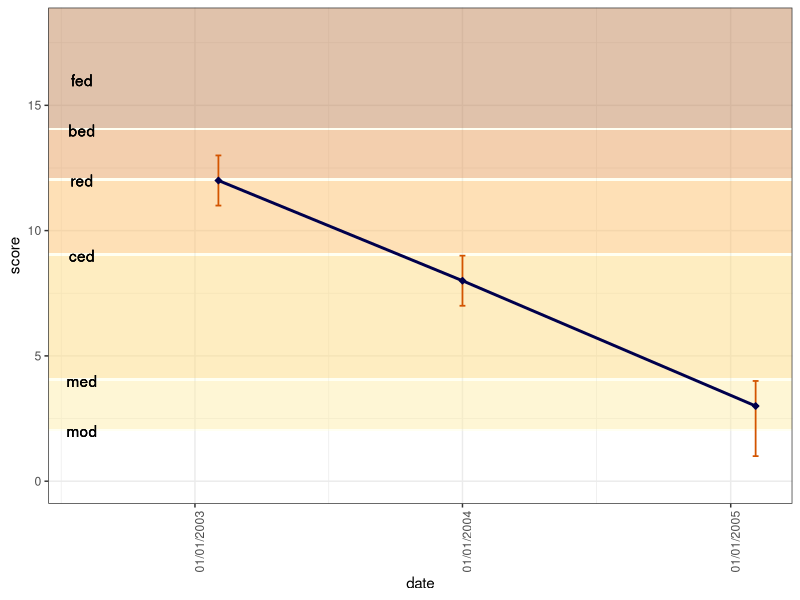

Write the R code that produced this figure.
library(dplyr)
library(tibble)
library(chron)
library(ggrepel)
library(ggplot2)
library(data.table)

scale<- c("PHQ", "GAD7", "PHQ9", "GAD7", "GAD7")
date<- c("02/02/2003", "02/02/2003", "01/01/2004", "01/01/2004", "04/02/2005")
date<- as.character(date)
score<- c(10, 12, 8, 8, 3)
pts<- c(11, 13, 9, 5, 4)
se<- c(1.3, 1.8, 1.3, 1.5, 1.5)
ci<- c(3.41, 2.8, 3.2, 3.6, 3.6)
ci_upper<- c(14, 13, 15, 9, 4)
ci_lower<- c(10, 11, 9, 7, 1)
mean<-c(9, 9, 9, 9, 9)
mean_reference<- c("yes", "yes", "yes", "yes", "yes")
sd<- c(3, 3, 3, 3, 3)
sd_reference<- c("yes", "yes", "yes", "yes", "yes")
reliability<- c(.9, .9, .9, .9, .9)
reliability_reference<- c("yes", "yes", "yes", "yes", "yes")
confidence<- c(1.96, 1.96, 1.96, 1.96, 1.96)
method<- c("nun", "nun", "nun", "nun", "nun")
cutoff_label_1<- c("mod", "mod", "mod", "mod", "mod")
cutoff_label_2<- c("med", "med", "med", "med", "med")
cutoff_label_3<- c("ced", "ced", "ced", "ced", "ced")
cutoff_label_4<- c("red", "red", "red", "red", "red")
cutoff_label_5<- c("bed", "bed", "bed", "bed", "bed")
cutoff_label_6<- c("fed", "fed", "fed", "fed", "fed")
cutoff_value_1<- c(2, 2, 2, 2, 2)
cutoff_value_2<- c(4, 4, 4, 4, 4)
cutoff_value_3<- c(9, 9, 9 , 9, 9)
cutoff_value_4<- c(12, 12, 12, 12, 12)
cutoff_value_5<- c(14, 14, 14, 14, 14)
cutoff_value_6<- c(16, 16, 16, 16, 16)
cutoff_reference_1<- c("jod", "jod", "jod", "jod", "jod")
cutoff_reference_2<- c("jed", "jed", "jed", "jed", "jed")
cutoff_reference_3<- c("ked", "ked", "ked", "ked", "ked")
cutoff_reference_4<- c("led", "led", "led", "led", "led")
cutoff_reference_5<- c("aed", "aed", "aed", "aed", "aed")
cutoff_reference_5<- c("oed", "oed", "oed", "oed", "oed")
cutoff_reference_6<- c("wed", "wed", "wed", "wed", "wed")

#create sample df - same as what we'll get from db

data<- data.frame(scale, date, score, pts, se, ci, ci_upper, ci_lower, mean, mean_reference, sd, sd_reference, reliability, reliability_reference,
                  confidence, method, cutoff_label_1, cutoff_label_2, cutoff_label_3, cutoff_label_4, cutoff_label_5, cutoff_label_6,
                  cutoff_value_1, cutoff_value_2, cutoff_value_3, cutoff_value_4, cutoff_value_5, cutoff_value_6,
                  cutoff_reference_1, cutoff_reference_2, cutoff_reference_3, cutoff_reference_4, cutoff_reference_5, cutoff_reference_6,
                  stringsAsFactors = F) 

#Convert date variable to date class

data <- transform(data, date = chron(date, format = "d/m/Y"))

#Only use data from the selected scale

subscale_df<- dplyr::filter(data, scale == "GAD7")


#calculate change variable

subscale_df<- subscale_df %>% mutate(change = score - lag(score)) %>% dplyr::select(scale, 
date, score, change, everything())

ymin_cutoff_1<- Inf
ymax_cutoff_1<- subscale_df$cutoff_value_1[length(subscale_df$cutoff_value_1)]
ymin_cutoff_2<- subscale_df$cutoff_value_1[length(subscale_df$cutoff_value_1)] + 0.1
ymax_cutoff_2<- subscale_df$cutoff_value_2[length(subscale_df$cutoff_value_2)]
ymin_cutoff_3<- subscale_df$cutoff_value_2[length(subscale_df$cutoff_value_2)] + 0.1
ymax_cutoff_3<- subscale_df$cutoff_value_3[length(subscale_df$cutoff_value_3)]
ymin_cutoff_4<- subscale_df$cutoff_value_3[length(subscale_df$cutoff_value_3)] + 0.1
ymax_cutoff_4<- subscale_df$cutoff_value_4[length(subscale_df$cutoff_value_4)]
ymin_cutoff_5<- subscale_df$cutoff_value_4[length(subscale_df$cutoff_value_4)] + 0.1
ymax_cutoff_5<- subscale_df$cutoff_value_5[length(subscale_df$cutoff_value_5)]
ymin_cutoff_6<- subscale_df$cutoff_value_5[length(subscale_df$cutoff_value_5)] + 0.1
ymax_cutoff_6<- Inf


#Need to make sure confidence intervals don't disappear from plot - so manually increase y-axis limits
#to the max/min score plus/minus 10% (this should be enough)

y_axis_upper_expansion<- max(subscale_df$score) + max(subscale_df$score * 0.1)
y_axis_lower_expansion<- min(subscale_df$score) - min(subscale_df$score * 0.1)

#Need to increase space between 0 and first tick on x-axis to make space for cutoff labels

x_axis_lower_expansion<- subscale_df$date[1] - 186


plot<- ggplot(subscale_df, aes(x = date, y = score, group = 1)) + theme_bw() + annotate("rect", xmin = -Inf, xmax = Inf, 
     ymin = ymin_cutoff_1, ymax = ymax_cutoff_1, alpha = 0.3, fill= "#ffffd4") + annotate("rect", xmin = -Inf, xmax = Inf, 
     ymin = ymin_cutoff_2, ymax = ymax_cutoff_2, alpha = 0.3, fill= "#fee391") + annotate("rect", xmin = -Inf, xmax = Inf, 
     ymin = ymin_cutoff_3, ymax = ymax_cutoff_3, alpha = 0.3, fill= "#fec44f") + annotate("rect", xmin = -Inf, xmax = Inf, 
     ymin = ymin_cutoff_4, ymax = ymax_cutoff_4, alpha = 0.3, fill= "#fe9929") + annotate("rect", xmin = -Inf, xmax = Inf, 
     ymin = ymin_cutoff_5, ymax = ymax_cutoff_5, alpha = 0.3, fill= "#d95f0e") + annotate("rect", xmin = -Inf, xmax = Inf, 
     ymin = ymin_cutoff_6, ymax = ymax_cutoff_6, alpha = 0.3, fill= "#993404") + geom_errorbar(aes(ymin = ci_lower, ymax = ci_upper), 
    width = 8, size = 0.6, color = "#d35400") + geom_line(color = "#00004c", size = 1) + geom_point(shape=23, fill="#00004c", color="#00004c", 
    size=1.5) + scale_x_chron(format = "%d/%m/%Y") + expand_limits(y=c(0,18)) + theme(axis.text.x = 
    element_text(angle = 90, hjust = 1))

plot<- plot + geom_text(aes(label = cutoff_label_1, 
                       x = as.Date(x_axis_lower_expansion), y = cutoff_value_1)) + geom_text(aes(label = cutoff_label_2, 
                      x = as.Date(x_axis_lower_expansion), y = cutoff_value_2)) + geom_text(aes(label = cutoff_label_3, 
                      x = as.Date(x_axis_lower_expansion), y = cutoff_value_3)) + geom_text(aes(label = cutoff_label_4, 
                      x = as.Date(x_axis_lower_expansion), y = cutoff_value_4)) + geom_text(aes(label = cutoff_label_5, 
                      x = as.Date(x_axis_lower_expansion), y = cutoff_value_5)) + geom_text(aes(label = cutoff_label_6, 
                 x = as.Date(x_axis_lower_expansion), y = cutoff_value_6)) 
plot
